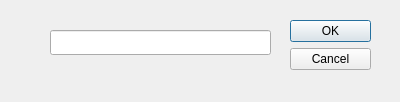
<?xml version="1.0" encoding="UTF-8"?>
<ui version="4.0">
 <class>setworkspace</class>
 <widget class="QDialog" name="setworkspace">
  <property name="geometry">
   <rect>
    <x>0</x>
    <y>0</y>
    <width>400</width>
    <height>102</height>
   </rect>
  </property>
  <property name="windowTitle">
   <string>Dialog</string>
  </property>
  <widget class="QDialogButtonBox" name="buttonBox">
   <property name="geometry">
    <rect>
     <x>290</x>
     <y>20</y>
     <width>81</width>
     <height>241</height>
    </rect>
   </property>
   <property name="orientation">
    <enum>Qt::Vertical</enum>
   </property>
   <property name="standardButtons">
    <set>QDialogButtonBox::Cancel|QDialogButtonBox::Ok</set>
   </property>
  </widget>
  <widget class="QLineEdit" name="lineEdit">
   <property name="geometry">
    <rect>
     <x>50</x>
     <y>30</y>
     <width>221</width>
     <height>25</height>
    </rect>
   </property>
  </widget>
 </widget>
 <resources/>
 <connections>
  <connection>
   <sender>buttonBox</sender>
   <signal>accepted()</signal>
   <receiver>setworkspace</receiver>
   <slot>accept()</slot>
   <hints>
    <hint type="sourcelabel">
     <x>248</x>
     <y>254</y>
    </hint>
    <hint type="destinationlabel">
     <x>157</x>
     <y>274</y>
    </hint>
   </hints>
  </connection>
  <connection>
   <sender>buttonBox</sender>
   <signal>rejected()</signal>
   <receiver>setworkspace</receiver>
   <slot>reject()</slot>
   <hints>
    <hint type="sourcelabel">
     <x>316</x>
     <y>260</y>
    </hint>
    <hint type="destinationlabel">
     <x>286</x>
     <y>274</y>
    </hint>
   </hints>
  </connection>
 </connections>
</ui>
